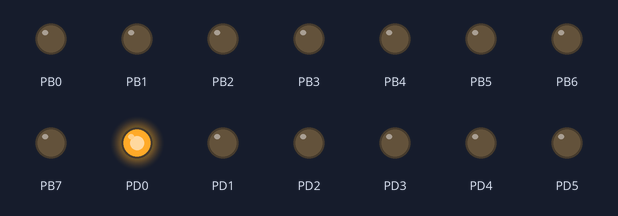
Simulated run of this program. Board: ATmega328P, built with avr-gcc and emulated at 16 MHz (the files do not name the chip). On the bench: output pins drawn as LEDs (lit = HIGH).

Above: at 0.5 s.
At 2.5 s:
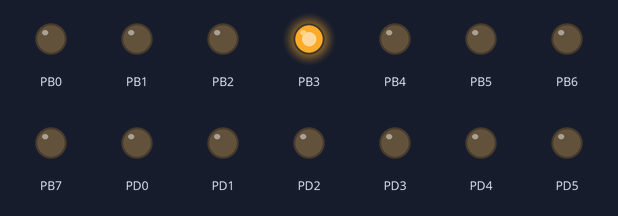
At 3.5 s:
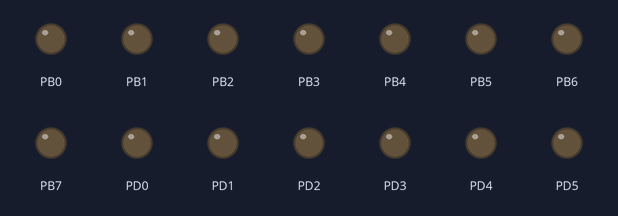
Timing chart, 0 to 5.2 s (numbered marks = the images above):
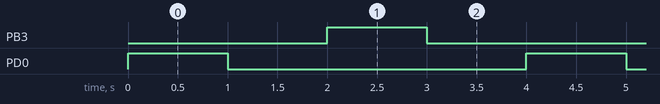

Measured:
- by itself, PB3, PD0: alternates HIGH for 1.0 s and LOW for 3.0 s
- by itself, everything shown: repeats every 4.0 s, in 4 steps

The program:

main.c
```c
#define F_CPU               16000000L

#include <avr/io.h>
#include <util/delay.h>

int main(void)
{
  DDRD = 0xFF; //PORTB as Output
  DDRB = 0xFF; //PORTB as Output

  while(1)
  {
    //Rotates Motor in Antilockwise
    PORTD = 0x01; //00000001
    PORTB = 0x00;
    //PORTB = 0x08;
    _delay_ms(1000);

    //Stops Motor
    PORTD = 0x00; //00000000
    PORTB = 0x00;
    _delay_ms(1000);

    //Rotates Motor in Clockwise
    PORTD = 0x00; //00000010
    PORTB = 0x08;
    _delay_ms(1000);

    //Stops Motor
    PORTC = 0x00; //00000011
    PORTB = 0x00;
    _delay_ms(1000);
  }
}
```
